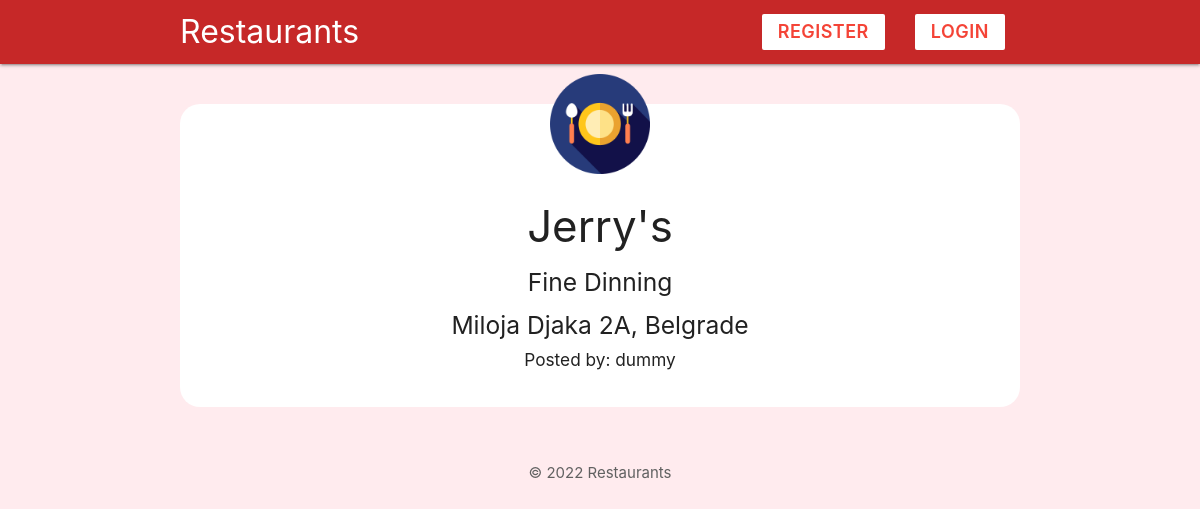
The app's page /restaurant.php?id=5 with its own data.
### tables this page shows
CREATE TABLE `restaurant` (
  `id` int(11) NOT NULL,
  `userid` int(11) NOT NULL,
  `name` varchar(150) NOT NULL,
  `city` varchar(100) NOT NULL,
  `type` varchar(100) NOT NULL,
  `address` varchar(100) NOT NULL
);

CREATE TABLE `user` (
  `id` int(11) NOT NULL,
  `email` varchar(100) NOT NULL,
  `username` varchar(100) NOT NULL,
  `password` varchar(100) NOT NULL,
  `nationality` varchar(100) NOT NULL
);

### config/session.php (called while the page is built, shortened)
<?php
$loggedId = $_SESSION['id']  ?? 0;

### restaurant.php (the view, shortened to what this page needs)
<?php
include('config/db_connect.php');
if (isset($_GET['id'])) {
    $id = mysqli_real_escape_string($conn, $_GET['id']);
    $query = "SELECT * FROM restaurant WHERE id = $id";
    $result = mysqli_query($conn, $query);
    $restaurant = mysqli_fetch_assoc($result);
    $userid = $restaurant['userid'];
    $query = "SELECT * FROM user WHERE id = $userid";
    $result = mysqli_query($conn, $query);
    $creator = mysqli_fetch_assoc($result);
}
?>
<!DOCTYPE html>
<html lang="en">
<?php include('templates/header.php'); ?>
<?php if ($restaurant == null) : ?>
    <h1 class="center">There is no such restaurant!</h1>
    <div class="center">
        <a href="index.php" class="btn center red darken-2">Return</a>
    </div>
<?php else : ?>
    <div class="container center">
        <div class="card z-depth-0 radius-card" style="padding-bottom: 30px;">
            <img src="img/icon.png" alt="icon" class="icon-card">
            <h3><?php echo htmlspecialchars($restaurant['name']); ?></h3>
            <h5><?php echo htmlspecialchars($restaurant['type']); ?></h5>
            <h5><?php echo htmlspecialchars($restaurant['address']) .
                    ', ' . htmlspecialchars($restaurant['city']); ?></h5>
            <?php if ($userid == $loggedId) { ?>
                <form action="<?php echo $_SERVER['PHP_SELF'] ?>" method="POST" style="padding-top:20px">
                    <input type="hidden" name="id" value="<?php echo $id; ?>">
                    <input type="hidden" name="userid" value="<?php echo $userid; ?>">
                    <input type="submit" name="delete" value="delete" class="btn center red darken-2">
                </form>
            <?php } else { ?>
                <h6>Posted by: <?php echo $creator['username']; ?></h6>
            <?php }; ?>
        </div>
    </div>
<?php endif; ?>
<?php include('templates/footer.php'); ?>
</html>

### templates/header.php (style rules this page uses)
.icon-card { width: 100px; margin: 40px auto -30px; display: block; position: relative; top: -30px; }
.radius-card { border-radius: 20px; }

### records on screen
restaurant: name "Jerry's", type "Fine Dinning", address "Miloja Djaka 2A", city "Belgrade"
user: username "dummy"
